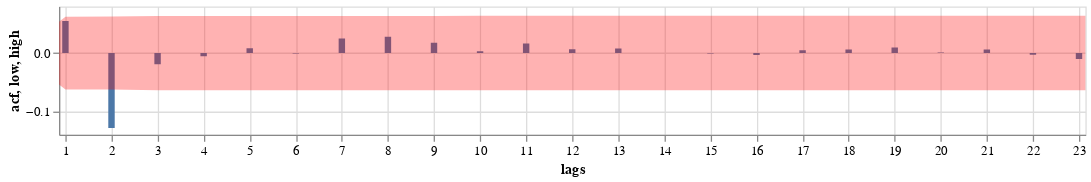

The notebook cell this image was saved under:
### Code cell
acf = pd.DataFrame({
    "lags": range(1,24),
    "acf": x[1:24],
})
confint = pd.DataFrame({
    "lags": range(0,25),
    "low": x_confint[:,0] - x,
    "high": x_confint[:,1] - x
})
bar = alt.Chart(acf).mark_bar(clip=True).encode(
    x=alt.X("lags:Q",scale=alt.Scale(domain=(1, 23), zero=False)),
    y="acf"
)
co_low=alt.Chart(confint).mark_area(opacity=0.3,color='red', clip=True).encode(
    x=alt.X("lags:Q",scale=alt.Scale(domain=(1, 23), zero=False)),
    y="low"
)
co_high=alt.Chart(confint).mark_area(opacity=0.3,color='red', clip=True).encode(
    x=alt.X("lags:Q",scale=alt.Scale(domain=(1, 23), zero=False)),
    y="high"
)
(bar + co_low + co_high).properties(width=800, height=100)

### Figure 1 — Vega-Lite specification as saved in the notebook (floating-point values rounded to 4 significant figures)
{"config": {"view": {"continuousWidth": 400, "continuousHeight": 300}}, "layer": [{"data": {"name": "data-4ee27ceb3cf804d04114238adc2f926c"}, "mark": {"type": "bar", "clip": true}, "encoding": {"x": {"type": "quantitative", "field": "lags", "scale": {"domain": [1, 23], "zero": false}}, "y": {"type": "quantitative", "field": "acf"}}}, {"data": {"name": "data-f39de4cab5d8cf878aa1a4261fc85da2"}, "mark": {"type": "area", "clip": true, "color": "red", "opacity": 0.3}, "encoding": {"x": {"type": "quantitative", "field": "lags", "scale": {"domain": [1, 23], "zero": false}}, "y": {"type": "quantitative", "field": "low"}}}, {"data": {"name": "data-f39de4cab5d8cf878aa1a4261fc85da2"}, "mark": {"type": "area", "clip": true, "color": "red", "opacity": 0.3}, "encoding": {"x": {"type": "quantitative", "field": "lags", "scale": {"domain": [1, 23], "zero": false}}, "y": {"type": "quantitative", "field": "high"}}}], "height": 100, "width": 800, "$schema": "https://vega.github.io/schema/vega-lite/v4.8.1.json", "datasets": {"data-4ee27ceb3cf804d04114238adc2f926c": [{"lags": 1, "acf": 0.05492}, {"lags": 2, "acf": -0.1283}, {"lags": 3, "acf": -0.0192}, {"lags": 4, "acf": -0.005246}, {"lags": 5, "acf": 0.008364}, {"lags": 6, "acf": -0.0006966}, {"lags": 7, "acf": 0.02479}, {"lags": 8, "acf": 0.02816}, {"lags": 9, "acf": 0.01771}, {"lags": 10, "acf": 0.003064}, {"lags": 11, "acf": 0.01625}, {"lags": 12, "acf": 0.006637}, {"lags": 13, "acf": 0.007966}, {"lags": 14, "acf": 3.876e-05}, {"lags": 15, "acf": -0.0009333}, {"lags": 16, "acf": -0.003175}, {"lags": 17, "acf": 0.004891}, {"lags": 18, "acf": 0.006034}, {"lags": 19, "acf": 0.009757}, {"lags": 20, "acf": 0.001163}, {"lags": 21, "acf": 0.006258}, {"lags": 22, "acf": -0.002816}, {"lags": 23, "acf": -0.01001}], "data-f39de4cab5d8cf878aa1a4261fc85da2": [{"lags": 0, "low": 0.0, "high": 0.0}, {"lags": 1, "low": -0.06245, "high": 0.06245}, {"lags": 2, "low": -0.06264, "high": 0.06264}, {"lags": 3, "low": -0.06365, "high": 0.06365}, {"lags": 4, "low": -0.06368, "high": 0.06368}, {"lags": 5, "low": -0.06368, "high": 0.06368}, {"lags": 6, "low": -0.06368, "high": 0.06368}, {"lags": 7, "low": -0.06368, "high": 0.06368}, {"lags": 8, "low": -0.06372, "high": 0.06372}, {"lags": 9, "low": -0.06377, "high": 0.06377}, {"lags": 10, "low": -0.06379, "high": 0.06379}, {"lags": 11, "low": -0.06379, "high": 0.06379}, {"lags": 12, "low": -0.0638, "high": 0.0638}, {"lags": 13, "low": -0.06381, "high": 0.06381}, {"lags": 14, "low": -0.06381, "high": 0.06381}, {"lags": 15, "low": -0.06381, "high": 0.06381}, {"lags": 16, "low": -0.06381, "high": 0.06381}, {"lags": 17, "low": -0.06381, "high": 0.06381}, {"lags": 18, "low": -0.06381, "high": 0.06381}, {"lags": 19, "low": -0.06382, "high": 0.06382}, {"lags": 20, "low": -0.06382, "high": 0.06382}, {"lags": 21, "low": -0.06382, "high": 0.06382}, {"lags": 22, "low": -0.06382, "high": 0.06382}, {"lags": 23, "low": -0.06382, "high": 0.06382}, {"lags": 24, "low": -0.06383, "high": 0.06383}]}}
